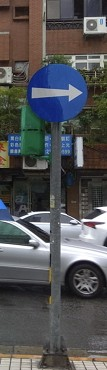
#> input picture 01.LearningByDoing/ch12/turnR.jpg, 107 x 370 px
$ python trafficSign.py
#> lines starting #> are read from the running program, lines starting #| are printed output that depends on the picture; after the words box and inside, x2 and y2 are one past the last pixel; in counts of white or black regions, pixels touching at a corner belong together
import cv2

im = cv2.imread('turnR.jpg')
#> im is the input picture: shape (370, 107, 3); mean B, G, R 85.4, 83.9, 83.4
#im = cv2.imread('turnL.jpg')#NoMatch
detector = cv2.CascadeClassifier('haar_turnR.xml')
sign = detector.detectMultiScale(im,
                                  scaleFactor=1.1,
                                  minNeighbors=2,
                                  minSize=(30, 30))
#> sign = [[35, 64, 55, 55]]
if len(sign) > 0:
    for (x, y, w, h) in sign:
        cv2.rectangle(im,
                      (x, y), (x+w, y+h),
                      (0, 0, 255), 2)
#> this loop made 1 pass
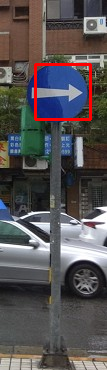
#> im: shape (370, 107, 3); 1.66% of pixels changed, all inside (x1, y1, x2, y2) = (34, 63, 92, 121)
else:
    print('Nothing match')

cv2.imshow('Frame', im)
cv2.waitKey(0)
cv2.destroyAllWindows()
